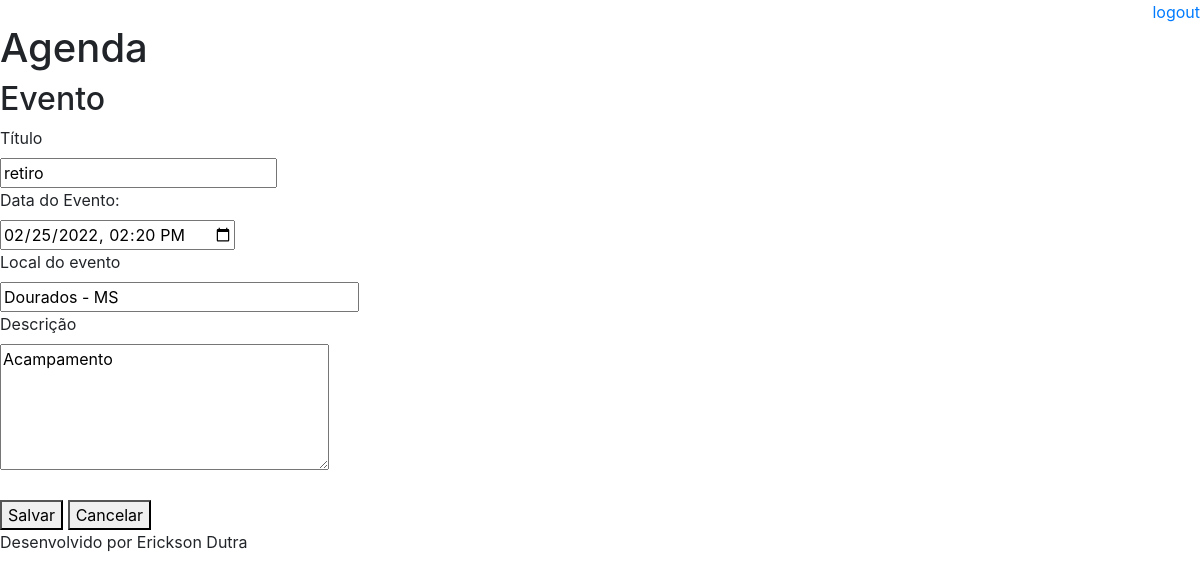
The app's page /agenda/evento/?id=4 (signed in) with its own data.
### core/models.py (models this page shows, shortened)
class Evento(models.Model):
    titulo = models.CharField(max_length=100)
    descricao = models.TextField(blank=True, null=True)
    local = models.CharField(max_length=100, blank=True, null=True)
    data_evento = models.DateTimeField(verbose_name='Data do Evento')
    data_criacao = models.DateTimeField(auto_now=True)
    usuario = models.ForeignKey(User, on_delete=models.CASCADE)
    class Meta:
        db_table = 'evento'
    def get_data_input_evento(self):
        return self.data_evento.strftime('%Y-%m-%dT%H:%M')

### core/views.py (the view)
# urls.py: path('agenda/evento/', views.evento),
@login_required(login_url='/login/')
def evento(request):
    id_evento = request.GET.get('id')
    print(id_evento)
    dados = {}
    if id_evento:
        dados['evento'] = Evento.objects.get(id=id_evento)
    return render(request, 'evento.html', dados)

### templates/evento.html (shortened to what this page needs)
{% extends "model-page.html" %}
{% block content %}
<h2>Evento</h2>
<form action="submit" method="POST"> {% csrf_token %}
    <label>Título</label>
    <br>
    <input type="text" name="titulo" size="22" value="{{ evento.titulo }}">
    <br>
    <label>Data do Evento: </label>
    <br>
    <input type="datetime-local" name="data_evento" value="{{ evento.get_data_input_evento }}">
    <br>
    <label>Local do evento</label>
    <br>
    <input type="text" name="local" size="30" value="{{ evento.local }}">
    <br>
    <label>Descrição</label>
    <br>
    <textarea name="descricao" cols="30" rows="5">{{ evento.descricao }}</textarea>
    <br><br>
    <button type="submit">Salvar</button>
    <a href="/">
        <button type="button">Cancelar</button>
    </a>
</form>
{% endblock %}

### records on screen
Evento: titulo "retiro", data_evento "02/25/2022 14:20", local "Dourados - MS", descricao "Acampamento"
